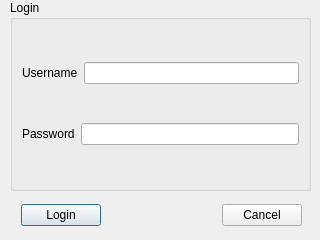
<?xml version="1.0" encoding="UTF-8"?>
<ui version="4.0">
 <class>loginwindow</class>
 <widget class="QDialog" name="loginwindow">
  <property name="geometry">
   <rect>
    <x>0</x>
    <y>0</y>
    <width>320</width>
    <height>240</height>
   </rect>
  </property>
  <property name="windowTitle">
   <string>Login</string>
  </property>
  <widget class="QGroupBox" name="groupBox">
   <property name="geometry">
    <rect>
     <x>10</x>
     <y>0</y>
     <width>301</width>
     <height>191</height>
    </rect>
   </property>
   <property name="title">
    <string>Login</string>
   </property>
   <layout class="QVBoxLayout" name="verticalLayout">
    <item>
     <layout class="QHBoxLayout" name="horizontalLayout">
      <item>
       <widget class="QLabel" name="label">
        <property name="text">
         <string>Username</string>
        </property>
       </widget>
      </item>
      <item>
       <widget class="QLineEdit" name="lineEdit_username"/>
      </item>
     </layout>
    </item>
    <item>
     <layout class="QHBoxLayout" name="horizontalLayout_2">
      <item>
       <widget class="QLabel" name="label_2">
        <property name="text">
         <string>Password</string>
        </property>
       </widget>
      </item>
      <item>
       <widget class="QLineEdit" name="lineEdit_password">
        <property name="echoMode">
         <enum>QLineEdit::Password</enum>
        </property>
       </widget>
      </item>
     </layout>
    </item>
   </layout>
  </widget>
  <widget class="QWidget" name="">
   <property name="geometry">
    <rect>
     <x>21</x>
     <y>200</y>
     <width>281</width>
     <height>31</height>
    </rect>
   </property>
   <layout class="QHBoxLayout" name="horizontalLayout_3">
    <item>
     <widget class="QPushButton" name="pushButton">
      <property name="text">
       <string>Login</string>
      </property>
     </widget>
    </item>
    <item>
     <spacer name="horizontalSpacer">
      <property name="orientation">
       <enum>Qt::Horizontal</enum>
      </property>
      <property name="sizeHint" stdset="0">
       <size>
        <width>88</width>
        <height>20</height>
       </size>
      </property>
     </spacer>
    </item>
    <item>
     <widget class="QPushButton" name="pushButton_2">
      <property name="text">
       <string>Cancel</string>
      </property>
     </widget>
    </item>
   </layout>
  </widget>
 </widget>
 <resources/>
 <connections/>
</ui>
